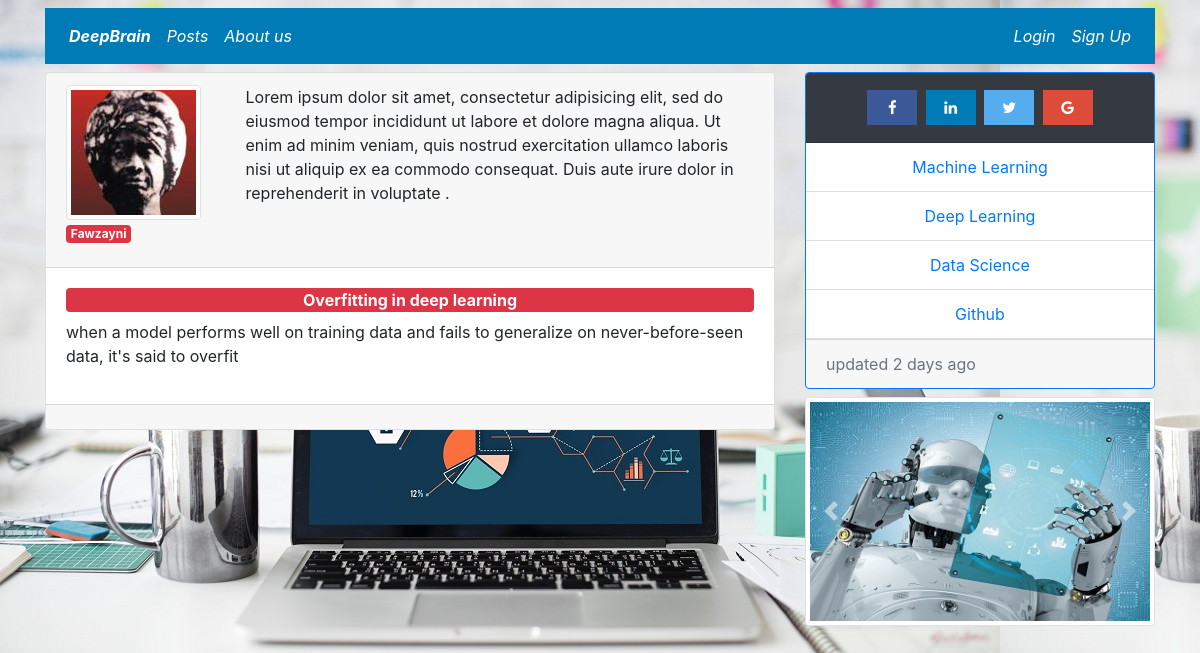
/post/1, run on the app's committed database.
### deepbrain/models.py (models this page shows, shortened)
class User(db.Model,UserMixin):
	id = db.Column(db.Integer,primary_key=True)
	username = db.Column(db.String(40),unique=True,nullable=False)
	email = db.Column(db.String(120),nullable=False)
	image_file = db.Column(db.String(20),nullable=False,default="default.jpg")
	password = db.Column(db.String(60),nullable=False)
	posts = db.relationship('Post',backref="author",lazy=True)

class Post(db.Model):
	id = db.Column(db.Integer,primary_key=True)
	title = db.Column(db.String(120),unique=True,nullable=False)
	content = db.Column(db.Text,nullable=False)
	date_posted = db.Column(db.DateTime, nullable=False, default=datetime.utcnow)
	user_id = db.Column(db.Integer,db.ForeignKey("user.id"),nullable=False)

### deepbrain/routes.py (the view)
@app.route("/post/<int:post_id>")
def post(post_id):
	post = Post.query.get_or_404(post_id)
	return render_template("post.html",title=post.title,post=post)

### deepbrain/templates/post.html (shortened to what this page needs)
{%extends "layout.html"%}
{% block content %}
<div class="card">
	<div class="card-header">
		<div class="row">
			<div class="col-md-3 col-sm-3 col-xs-12">
				<img class=" img-thumbnail img-fluid" src="{{url_for('static',filename='profile_pics/'+post.author.image_file)}}" alt="pct"/>
				<h5 class="card-title badge badge-danger">{{post.author.username}}</h5>
			</div>
			<div class="col-md-9 col-sm-9 col-xs-12">
				<p>Lorem ipsum dolor sit amet, consectetur adipisicing elit, sed do eiusmod
					tempor incididunt ut labore et dolore magna aliqua. Ut enim ad minim veniam,
					quis nostrud exercitation ullamco laboris nisi ut aliquip ex ea commodo
				consequat. Duis aute irure dolor in reprehenderit in voluptate .</p>
			</div>
		</div>
	</div>
	<div class="card-body">
		<fieldset>
			<legend class="badge badge-danger" style="font-size: 1em;">
				{{post.title}}
			</legend>
			<p>{{post.content}}</p>
		</fieldset>
	</div>
	<div class="card-footer">
	</div>
</div>
{% endblock content %}

### deepbrain/static/css/static.css (style rules this page uses)
body { background-image: url("../images/bg2.jpg"); }

### data on the page
User: image_file (picture), author.username "Fawzayni"
Post: title "Overfitting in deep learning", content "when a model performs well on training data and fails to generalize on never-before-seen data, it's said to overfit"
